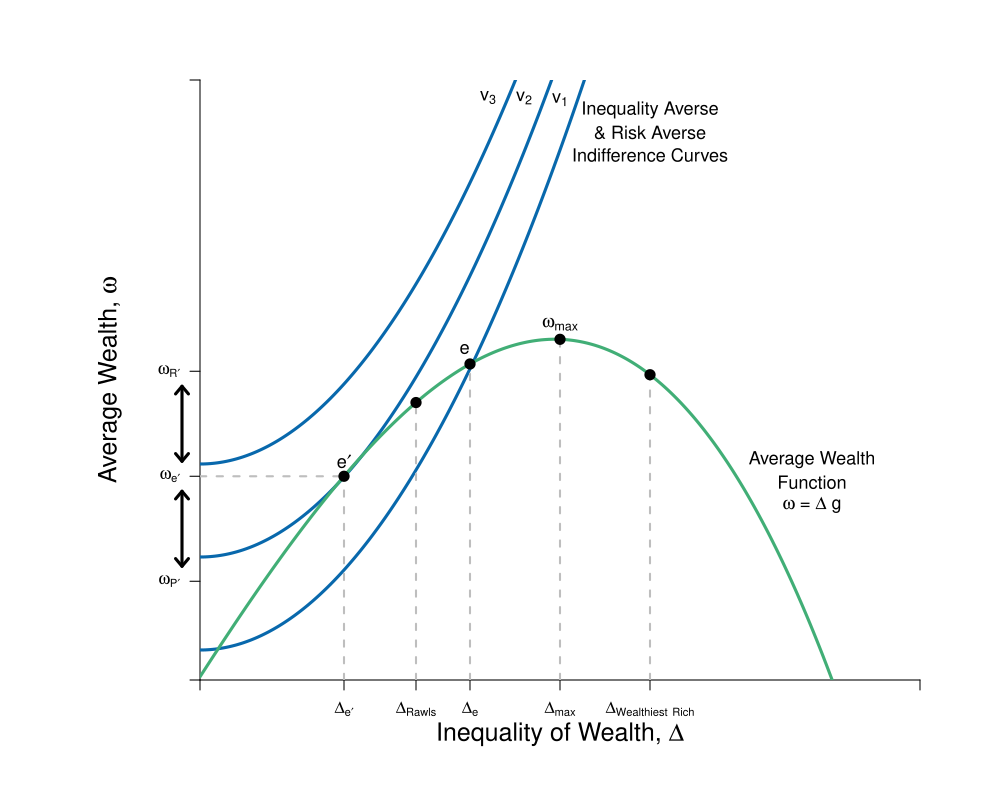

Here is the R script that generated this plot:
#Graph Designer: Simon Halliday & Riley Boeth '17
#Authors: Bowles, Foley and Halliday
#Title: Coordination, Conflict and Competition: A Text in Microeconomics

library(shape)
pdf(file = "risk/risks_inequality_ineq.pdf", width = 10, height = 8)

#Set parameters for graphics
axislabelsize <- 1.5
labelsize <- 1.1
graphlinewidth <- 3
segmentlinewidth <- 2

COL <- c("#7fc97f", "#beaed4", "#fdc086", "#ffff99", "#386cb0", "#f0027f", "#bf5b17", "#666666")
COLA <- c("#e0f3db", "#99d8c9","#66c2a4","#41ae76", "#238b45", "#005824")
COLB <- c("#c6dbef", "#4eb3d3", "#2b8cbe", "#0868ac","#084081")
COLC <- c("#fcfbfd", "#efedf5", "#dadaeb", "#bcbddc", "#9e9ac8", "#807dba", "#6a51a3", "#54278f", "#3f007d")

#Edited the margins to cater for the larger LHS labels
par(mar =  c(6, 10, 4, 4))

#Indifference curves of a risk-averse homo economicus (2nd graph out of the two for 4.7)

indiffA <- function(x, ua = 2, slope = 1/12) {
  ua + slope*(x)^2
}

#Average wealth function 

avgwealth <- function(x){
  (1.08)*((-1/35)*(((-((.9)*x-36))^2))+36.8+((-1/10)*(x-4)+(-1/1000)*((x-3)^3)))
}

#Add limits on axes and levels of utility for each indifference curve
ylims <- c(0, 40)
xlims <- c(0, 40)

npts <- 501 
x <- seq(xlims[1], xlims[2], length.out = npts)
y <- seq(ylims[1], ylims[2], length.out = npts) 

plot(0, 0, xlim = xlims, ylim = ylims, type = "n",
     xlab = expression(paste("")),
     ylab = expression(paste("")), 
     xaxt = "n", 
     yaxt = "n", 
     cex.lab = axislabelsize, 
     bty = "n", 
     xaxs="i", 
     yaxs="i"
)

#x and y limits with plain axes without ticks/numbers to match previous graph

#ticksx <- seq(from = 0, to = xlims[2]+1, by = 4)
#xlabels <- seq(from = 0, to = xlims[2], by = 1)
ticksx <- c(xlims[1], 8, 12, 15, 20, 25, xlims[2])
xlabels <- c(NA, expression(paste(Delta[e*minute])), expression(paste(Delta[Rawls])), expression(paste(Delta[e])), expression(paste(Delta[max])), expression(paste(Delta, ""[Wealthiest], " "[Rich])), NA)
#ticksy <- seq(from = 0, to = ylims[2]+1, by = 4)
#ylabels <- seq(from = 0, to = ylims[2], by = 1)
ticksy <- c(ylims[1], avgwealth(8) - 7, avgwealth(8), avgwealth(8) + 7, ylims[2])
ylabels <- c(NA, expression(paste(omega[P*minute])), expression(paste(omega[e*minute])), expression(paste(omega[R*minute])), NA)
#text(-1, avgwealth(8)+7, expression(paste(omega, ""[R],"'")), xpd = TRUE, cex = labelsize)
#text(-1, avgwealth(8), expression(paste(omega, ""[e],"'")),  xpd = TRUE, cex = labelsize)
#text(-1, avgwealth(8)-7, expression(paste(omega, ""[P],"'")),  xpd = TRUE, cex = labelsize)


#text(8, -.9, expression(paste(Delta, ""[e],"`")),  xpd = TRUE,  cex = labelsize)
#text(12, -.9, expression(paste(Delta, ""[rawls])), xpd = TRUE, cex = labelsize)
#text(15, -.9, expression(paste(Delta, ""[e])),  xpd = TRUE,  cex = labelsize)
#text(20, -.9, expression(paste(Delta,""[max])),  xpd = TRUE,  cex = labelsize)
#text(25, -.9, expression(paste(Delta, ""[Wealthiest], " "[Rich])),  xpd = TRUE,  cex = labelsize)




axis(1,at = ticksx,  pos = 0, labels = xlabels)
axis(2,at = ticksy,  pos = 0, labels = ylabels, las = 1)

npts <- 500 
xx1 <- seq(xlims[1], xlims[2], length.out = npts)
xx2 <- seq(0, xlims[2], length.out = npts)
xx3 <- seq(xlims[1], 0, length.out = npts)
xx4 <- seq(-11, 0, length.out = npts)


lines(xx1, indiffA(xx1, ua = 2), col = COLB[4], lwd = graphlinewidth)
lines(xx1, indiffA(xx1, ua = 8.2), col = COLB[4], lwd = graphlinewidth)
lines(xx1, indiffA(xx1, ua = 14.4), col = COLB[4], lwd = graphlinewidth)
lines(xx1, avgwealth(xx1), col = COLA[4], lwd = graphlinewidth)


#Axis labels and draw linear utility function
mtext(expression(paste("Inequality of Wealth, ", Delta)), side = 1, line = 2.5, cex = axislabelsize)
text(-5, 0.5*ylims[2], expression(paste("Average Wealth, ",omega)), xpd = TRUE, cex = axislabelsize, srt = 90) 

#Label various points on line

text(8, avgwealth(8)+1, expression(paste(e*minute)), cex = labelsize)
segments(8, 0, 8, avgwealth(8), lty = 2, col = "gray", lwd = segmentlinewidth)
segments(0, avgwealth(8), 8, avgwealth(8), lty = 2, col = "gray", lwd = segmentlinewidth)
points(8, avgwealth(8), pch = 16, col = "black", cex = 1.5)

segments(25, 0, 25, avgwealth(25), lty = 2, col = "gray", lwd = segmentlinewidth)
points(25, avgwealth(25), pch = 16, col = "black", cex = 1.5)

text(20, avgwealth(20)+1, expression(paste(omega, ""[max])), cex = labelsize)
segments(20, 0, 20, avgwealth(20), lty = 2, col = "gray", lwd = segmentlinewidth)
points(20, avgwealth(20), pch = 16, col = "black", cex = 1.5)

text(14.7, avgwealth(15)+1, expression(paste("e")), cex = labelsize)
segments(15, 0, 15, avgwealth(15), lty = 2, col = "gray", lwd = segmentlinewidth)
points(15, avgwealth(15), pch = 16, col = "black", cex = 1.5)

segments(12, 0, 12, avgwealth(12), lty = 2, col = "gray", lwd = segmentlinewidth)
points(12, avgwealth(12), pch = 16, col = "black", cex = 1.5)

#Label relevant points on axes

#Add arrow beside y axis and points on axis

arrows(-1, avgwealth(8)+6, -1, avgwealth(8)+1, col = "black", code =3, arr.type = "simple", xpd = TRUE, length = 0.1, angle = 40, lwd = 3)
arrows(-1, avgwealth(8)-6, -1, avgwealth(8)-1, col = "black", code = 3, arr.type = "simple", xpd = TRUE, length = 0.1, angle = 40, lwd = 3)

#points(0, avgwealth(8)+7, pch = 16, col = "black", cex = 1.5, xpd = TRUE)
#points(0, avgwealth(8), pch = 16, col = "black", cex = 1.5,xpd = TRUE)
#points(0, avgwealth(8)-7, pch = 16, col = "black", cex = 1.5,xpd = TRUE)

#label the three indifference curves

text(20, indiffA(20)+3.355, expression(paste("v"[1])), xpd = TRUE, cex = labelsize)
text(18, indiffA(18)+9.8, expression(paste("v"[2])),  xpd = TRUE, cex = labelsize)
text(16, indiffA(16)+15.5, expression(paste("v"[3])),  xpd = TRUE, cex = labelsize)

#Label average wealth curve and indifference curves generally

text(33, avgwealth(30)+1.5, expression(paste("Average Wealth")), xpd = TRUE, cex = labelsize)
text(33, avgwealth(30), expression(paste("Function")), xpd = TRUE, cex = labelsize)
text(33, avgwealth(30)-1.5, expression(paste(omega, " = ",Delta," g")), xpd = TRUE, cex = labelsize)

text(25, 38, expression(paste("Inequality Averse")), xpd = TRUE, cex = labelsize)
text(25, 36.5, expression(paste("& Risk Averse")), xpd = TRUE, cex = labelsize)
text(25, 35, expression(paste("Indifference Curves")), xpd = TRUE, cex = labelsize)


dev.off()
